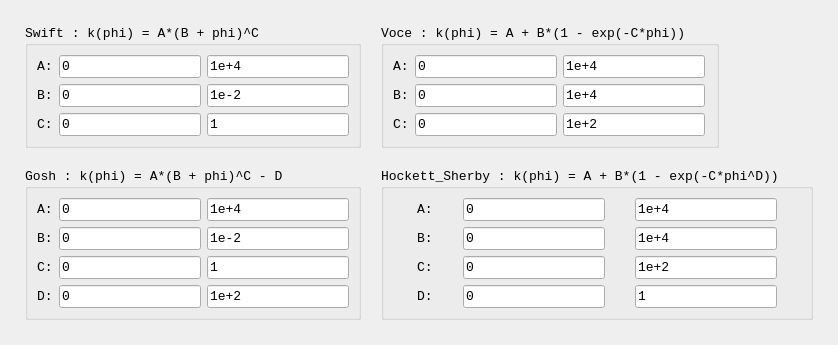
<?xml version="1.0" encoding="UTF-8"?>
<ui version="4.0">
 <class>Bounds</class>
 <widget class="QWidget" name="Bounds">
  <property name="geometry">
   <rect>
    <x>0</x>
    <y>0</y>
    <width>838</width>
    <height>345</height>
   </rect>
  </property>
  <property name="sizePolicy">
   <sizepolicy hsizetype="Fixed" vsizetype="Fixed">
    <horstretch>0</horstretch>
    <verstretch>0</verstretch>
   </sizepolicy>
  </property>
  <property name="font">
   <font>
    <family>Courier New</family>
    <pointsize>10</pointsize>
   </font>
  </property>
  <property name="windowTitle">
   <string>Bounds Setting</string>
  </property>
  <layout class="QGridLayout" name="gridLayout_5">
   <item row="0" column="0">
    <widget class="QGroupBox" name="groupBox_Swift">
     <property name="sizePolicy">
      <sizepolicy hsizetype="Fixed" vsizetype="Fixed">
       <horstretch>0</horstretch>
       <verstretch>0</verstretch>
      </sizepolicy>
     </property>
     <property name="title">
      <string>Swift : k(phi) = A*(B + phi)^C</string>
     </property>
     <layout class="QGridLayout" name="gridLayout">
      <item row="2" column="2">
       <widget class="QLineEdit" name="lineEdit_C_Swift_U">
        <property name="sizePolicy">
         <sizepolicy hsizetype="Fixed" vsizetype="Fixed">
          <horstretch>0</horstretch>
          <verstretch>0</verstretch>
         </sizepolicy>
        </property>
        <property name="text">
         <string>1</string>
        </property>
       </widget>
      </item>
      <item row="0" column="2">
       <widget class="QLineEdit" name="lineEdit_A_Swift_U">
        <property name="sizePolicy">
         <sizepolicy hsizetype="Fixed" vsizetype="Fixed">
          <horstretch>0</horstretch>
          <verstretch>0</verstretch>
         </sizepolicy>
        </property>
        <property name="text">
         <string>1e+4</string>
        </property>
       </widget>
      </item>
      <item row="1" column="0">
       <widget class="QLabel" name="label_B_Swift">
        <property name="sizePolicy">
         <sizepolicy hsizetype="Fixed" vsizetype="Fixed">
          <horstretch>0</horstretch>
          <verstretch>0</verstretch>
         </sizepolicy>
        </property>
        <property name="text">
         <string>B:</string>
        </property>
       </widget>
      </item>
      <item row="0" column="0">
       <widget class="QLabel" name="label_A_Swift">
        <property name="sizePolicy">
         <sizepolicy hsizetype="Fixed" vsizetype="Fixed">
          <horstretch>0</horstretch>
          <verstretch>0</verstretch>
         </sizepolicy>
        </property>
        <property name="text">
         <string>A:</string>
        </property>
       </widget>
      </item>
      <item row="1" column="2">
       <widget class="QLineEdit" name="lineEdit_B_Swift_U">
        <property name="sizePolicy">
         <sizepolicy hsizetype="Fixed" vsizetype="Fixed">
          <horstretch>0</horstretch>
          <verstretch>0</verstretch>
         </sizepolicy>
        </property>
        <property name="text">
         <string>1e-2</string>
        </property>
       </widget>
      </item>
      <item row="0" column="1">
       <widget class="QLineEdit" name="lineEdit_A_Swift_L">
        <property name="sizePolicy">
         <sizepolicy hsizetype="Fixed" vsizetype="Fixed">
          <horstretch>0</horstretch>
          <verstretch>0</verstretch>
         </sizepolicy>
        </property>
        <property name="text">
         <string>0</string>
        </property>
       </widget>
      </item>
      <item row="2" column="0">
       <widget class="QLabel" name="label_C_Swift">
        <property name="sizePolicy">
         <sizepolicy hsizetype="Fixed" vsizetype="Fixed">
          <horstretch>0</horstretch>
          <verstretch>0</verstretch>
         </sizepolicy>
        </property>
        <property name="text">
         <string>C:</string>
        </property>
       </widget>
      </item>
      <item row="2" column="1">
       <widget class="QLineEdit" name="lineEdit_C_Swift_L">
        <property name="sizePolicy">
         <sizepolicy hsizetype="Fixed" vsizetype="Fixed">
          <horstretch>0</horstretch>
          <verstretch>0</verstretch>
         </sizepolicy>
        </property>
        <property name="text">
         <string>0</string>
        </property>
       </widget>
      </item>
      <item row="1" column="1">
       <widget class="QLineEdit" name="lineEdit_B_Swift_L">
        <property name="sizePolicy">
         <sizepolicy hsizetype="Fixed" vsizetype="Fixed">
          <horstretch>0</horstretch>
          <verstretch>0</verstretch>
         </sizepolicy>
        </property>
        <property name="text">
         <string>0</string>
        </property>
       </widget>
      </item>
     </layout>
    </widget>
   </item>
   <item row="0" column="1">
    <widget class="QGroupBox" name="groupBox_Voce">
     <property name="sizePolicy">
      <sizepolicy hsizetype="Fixed" vsizetype="Fixed">
       <horstretch>0</horstretch>
       <verstretch>0</verstretch>
      </sizepolicy>
     </property>
     <property name="title">
      <string>Voce : k(phi) = A + B*(1 - exp(-C*phi))</string>
     </property>
     <layout class="QGridLayout" name="gridLayout_4">
      <item row="0" column="0">
       <widget class="QLabel" name="label_A_Voce">
        <property name="sizePolicy">
         <sizepolicy hsizetype="Fixed" vsizetype="Fixed">
          <horstretch>0</horstretch>
          <verstretch>0</verstretch>
         </sizepolicy>
        </property>
        <property name="text">
         <string>A:</string>
        </property>
       </widget>
      </item>
      <item row="0" column="1">
       <widget class="QLineEdit" name="lineEdit_A_Voce_L">
        <property name="sizePolicy">
         <sizepolicy hsizetype="Fixed" vsizetype="Fixed">
          <horstretch>0</horstretch>
          <verstretch>0</verstretch>
         </sizepolicy>
        </property>
        <property name="text">
         <string>0</string>
        </property>
       </widget>
      </item>
      <item row="0" column="2">
       <widget class="QLineEdit" name="lineEdit_A_Voce_U">
        <property name="sizePolicy">
         <sizepolicy hsizetype="Fixed" vsizetype="Fixed">
          <horstretch>0</horstretch>
          <verstretch>0</verstretch>
         </sizepolicy>
        </property>
        <property name="text">
         <string>1e+4</string>
        </property>
       </widget>
      </item>
      <item row="1" column="0">
       <widget class="QLabel" name="label_B_Voce">
        <property name="sizePolicy">
         <sizepolicy hsizetype="Fixed" vsizetype="Fixed">
          <horstretch>0</horstretch>
          <verstretch>0</verstretch>
         </sizepolicy>
        </property>
        <property name="text">
         <string>B:</string>
        </property>
       </widget>
      </item>
      <item row="1" column="1">
       <widget class="QLineEdit" name="lineEdit_B_Voce_L">
        <property name="sizePolicy">
         <sizepolicy hsizetype="Fixed" vsizetype="Fixed">
          <horstretch>0</horstretch>
          <verstretch>0</verstretch>
         </sizepolicy>
        </property>
        <property name="text">
         <string>0</string>
        </property>
       </widget>
      </item>
      <item row="1" column="2">
       <widget class="QLineEdit" name="lineEdit_B_Voce_U">
        <property name="sizePolicy">
         <sizepolicy hsizetype="Fixed" vsizetype="Fixed">
          <horstretch>0</horstretch>
          <verstretch>0</verstretch>
         </sizepolicy>
        </property>
        <property name="text">
         <string>1e+4</string>
        </property>
       </widget>
      </item>
      <item row="2" column="0">
       <widget class="QLabel" name="label_C_Voce">
        <property name="sizePolicy">
         <sizepolicy hsizetype="Fixed" vsizetype="Fixed">
          <horstretch>0</horstretch>
          <verstretch>0</verstretch>
         </sizepolicy>
        </property>
        <property name="text">
         <string>C:</string>
        </property>
       </widget>
      </item>
      <item row="2" column="1">
       <widget class="QLineEdit" name="lineEdit_C_Voce_L">
        <property name="sizePolicy">
         <sizepolicy hsizetype="Fixed" vsizetype="Fixed">
          <horstretch>0</horstretch>
          <verstretch>0</verstretch>
         </sizepolicy>
        </property>
        <property name="text">
         <string>0</string>
        </property>
       </widget>
      </item>
      <item row="2" column="2">
       <widget class="QLineEdit" name="lineEdit_C_Voce_U">
        <property name="sizePolicy">
         <sizepolicy hsizetype="Fixed" vsizetype="Fixed">
          <horstretch>0</horstretch>
          <verstretch>0</verstretch>
         </sizepolicy>
        </property>
        <property name="text">
         <string>1e+2</string>
        </property>
       </widget>
      </item>
     </layout>
    </widget>
   </item>
   <item row="1" column="0">
    <widget class="QGroupBox" name="groupBox_Gosh">
     <property name="sizePolicy">
      <sizepolicy hsizetype="Fixed" vsizetype="Fixed">
       <horstretch>0</horstretch>
       <verstretch>0</verstretch>
      </sizepolicy>
     </property>
     <property name="title">
      <string>Gosh : k(phi) = A*(B + phi)^C - D</string>
     </property>
     <layout class="QGridLayout" name="gridLayout_3">
      <item row="0" column="0">
       <widget class="QLabel" name="label_A_Gosh">
        <property name="sizePolicy">
         <sizepolicy hsizetype="Fixed" vsizetype="Fixed">
          <horstretch>0</horstretch>
          <verstretch>0</verstretch>
         </sizepolicy>
        </property>
        <property name="text">
         <string>A:</string>
        </property>
       </widget>
      </item>
      <item row="0" column="1">
       <widget class="QLineEdit" name="lineEdit_A_Gosh_L">
        <property name="sizePolicy">
         <sizepolicy hsizetype="Fixed" vsizetype="Fixed">
          <horstretch>0</horstretch>
          <verstretch>0</verstretch>
         </sizepolicy>
        </property>
        <property name="text">
         <string>0</string>
        </property>
       </widget>
      </item>
      <item row="0" column="2">
       <widget class="QLineEdit" name="lineEdit_A_Gosh_U">
        <property name="sizePolicy">
         <sizepolicy hsizetype="Fixed" vsizetype="Fixed">
          <horstretch>0</horstretch>
          <verstretch>0</verstretch>
         </sizepolicy>
        </property>
        <property name="text">
         <string>1e+4</string>
        </property>
       </widget>
      </item>
      <item row="1" column="0">
       <widget class="QLabel" name="label_B_Gosh">
        <property name="sizePolicy">
         <sizepolicy hsizetype="Fixed" vsizetype="Fixed">
          <horstretch>0</horstretch>
          <verstretch>0</verstretch>
         </sizepolicy>
        </property>
        <property name="text">
         <string>B:</string>
        </property>
       </widget>
      </item>
      <item row="1" column="1">
       <widget class="QLineEdit" name="lineEdit_B_Gosh_L">
        <property name="sizePolicy">
         <sizepolicy hsizetype="Fixed" vsizetype="Fixed">
          <horstretch>0</horstretch>
          <verstretch>0</verstretch>
         </sizepolicy>
        </property>
        <property name="text">
         <string>0</string>
        </property>
       </widget>
      </item>
      <item row="1" column="2">
       <widget class="QLineEdit" name="lineEdit_B_Gosh_U">
        <property name="sizePolicy">
         <sizepolicy hsizetype="Fixed" vsizetype="Fixed">
          <horstretch>0</horstretch>
          <verstretch>0</verstretch>
         </sizepolicy>
        </property>
        <property name="text">
         <string>1e-2</string>
        </property>
       </widget>
      </item>
      <item row="2" column="0">
       <widget class="QLabel" name="label_C_Gosh">
        <property name="sizePolicy">
         <sizepolicy hsizetype="Fixed" vsizetype="Fixed">
          <horstretch>0</horstretch>
          <verstretch>0</verstretch>
         </sizepolicy>
        </property>
        <property name="text">
         <string>C:</string>
        </property>
       </widget>
      </item>
      <item row="2" column="1">
       <widget class="QLineEdit" name="lineEdit_C_Gosh_L">
        <property name="sizePolicy">
         <sizepolicy hsizetype="Fixed" vsizetype="Fixed">
          <horstretch>0</horstretch>
          <verstretch>0</verstretch>
         </sizepolicy>
        </property>
        <property name="text">
         <string>0</string>
        </property>
       </widget>
      </item>
      <item row="2" column="2">
       <widget class="QLineEdit" name="lineEdit_C_Gosh_U">
        <property name="sizePolicy">
         <sizepolicy hsizetype="Fixed" vsizetype="Fixed">
          <horstretch>0</horstretch>
          <verstretch>0</verstretch>
         </sizepolicy>
        </property>
        <property name="text">
         <string>1</string>
        </property>
       </widget>
      </item>
      <item row="3" column="0">
       <widget class="QLabel" name="label_D_Gosh">
        <property name="sizePolicy">
         <sizepolicy hsizetype="Fixed" vsizetype="Fixed">
          <horstretch>0</horstretch>
          <verstretch>0</verstretch>
         </sizepolicy>
        </property>
        <property name="text">
         <string>D:</string>
        </property>
       </widget>
      </item>
      <item row="3" column="1">
       <widget class="QLineEdit" name="lineEdit_D_Gosh_L">
        <property name="sizePolicy">
         <sizepolicy hsizetype="Fixed" vsizetype="Fixed">
          <horstretch>0</horstretch>
          <verstretch>0</verstretch>
         </sizepolicy>
        </property>
        <property name="text">
         <string>0</string>
        </property>
       </widget>
      </item>
      <item row="3" column="2">
       <widget class="QLineEdit" name="lineEdit_D_Gosh_U">
        <property name="sizePolicy">
         <sizepolicy hsizetype="Fixed" vsizetype="Fixed">
          <horstretch>0</horstretch>
          <verstretch>0</verstretch>
         </sizepolicy>
        </property>
        <property name="text">
         <string>1e+2</string>
        </property>
       </widget>
      </item>
     </layout>
    </widget>
   </item>
   <item row="1" column="1">
    <widget class="QGroupBox" name="groupBox_HS">
     <property name="sizePolicy">
      <sizepolicy hsizetype="Fixed" vsizetype="Fixed">
       <horstretch>0</horstretch>
       <verstretch>0</verstretch>
      </sizepolicy>
     </property>
     <property name="title">
      <string>Hockett_Sherby : k(phi) = A + B*(1 - exp(-C*phi^D))</string>
     </property>
     <layout class="QGridLayout" name="gridLayout_2">
      <item row="0" column="0">
       <widget class="QLabel" name="label_A_HS">
        <property name="sizePolicy">
         <sizepolicy hsizetype="Fixed" vsizetype="Fixed">
          <horstretch>0</horstretch>
          <verstretch>0</verstretch>
         </sizepolicy>
        </property>
        <property name="text">
         <string>A:</string>
        </property>
       </widget>
      </item>
      <item row="0" column="1">
       <widget class="QLineEdit" name="lineEdit_A_HS_L">
        <property name="sizePolicy">
         <sizepolicy hsizetype="Fixed" vsizetype="Fixed">
          <horstretch>0</horstretch>
          <verstretch>0</verstretch>
         </sizepolicy>
        </property>
        <property name="text">
         <string>0</string>
        </property>
       </widget>
      </item>
      <item row="0" column="2">
       <widget class="QLineEdit" name="lineEdit_A_HS_U">
        <property name="sizePolicy">
         <sizepolicy hsizetype="Fixed" vsizetype="Fixed">
          <horstretch>0</horstretch>
          <verstretch>0</verstretch>
         </sizepolicy>
        </property>
        <property name="text">
         <string>1e+4</string>
        </property>
       </widget>
      </item>
      <item row="1" column="0">
       <widget class="QLabel" name="label_B_HS">
        <property name="sizePolicy">
         <sizepolicy hsizetype="Fixed" vsizetype="Fixed">
          <horstretch>0</horstretch>
          <verstretch>0</verstretch>
         </sizepolicy>
        </property>
        <property name="text">
         <string>B:</string>
        </property>
       </widget>
      </item>
      <item row="1" column="1">
       <widget class="QLineEdit" name="lineEdit_B_HS_L">
        <property name="sizePolicy">
         <sizepolicy hsizetype="Fixed" vsizetype="Fixed">
          <horstretch>0</horstretch>
          <verstretch>0</verstretch>
         </sizepolicy>
        </property>
        <property name="text">
         <string>0</string>
        </property>
       </widget>
      </item>
      <item row="1" column="2">
       <widget class="QLineEdit" name="lineEdit_B_HS_U">
        <property name="sizePolicy">
         <sizepolicy hsizetype="Fixed" vsizetype="Fixed">
          <horstretch>0</horstretch>
          <verstretch>0</verstretch>
         </sizepolicy>
        </property>
        <property name="text">
         <string>1e+4</string>
        </property>
       </widget>
      </item>
      <item row="2" column="0">
       <widget class="QLabel" name="label_C_HS">
        <property name="sizePolicy">
         <sizepolicy hsizetype="Fixed" vsizetype="Fixed">
          <horstretch>0</horstretch>
          <verstretch>0</verstretch>
         </sizepolicy>
        </property>
        <property name="text">
         <string>C:</string>
        </property>
       </widget>
      </item>
      <item row="2" column="1">
       <widget class="QLineEdit" name="lineEdit_C_HS_L">
        <property name="sizePolicy">
         <sizepolicy hsizetype="Fixed" vsizetype="Fixed">
          <horstretch>0</horstretch>
          <verstretch>0</verstretch>
         </sizepolicy>
        </property>
        <property name="text">
         <string>0</string>
        </property>
       </widget>
      </item>
      <item row="2" column="2">
       <widget class="QLineEdit" name="lineEdit_C_HS_U">
        <property name="sizePolicy">
         <sizepolicy hsizetype="Fixed" vsizetype="Fixed">
          <horstretch>0</horstretch>
          <verstretch>0</verstretch>
         </sizepolicy>
        </property>
        <property name="text">
         <string>1e+2</string>
        </property>
       </widget>
      </item>
      <item row="3" column="0">
       <widget class="QLabel" name="label_D_HS">
        <property name="sizePolicy">
         <sizepolicy hsizetype="Fixed" vsizetype="Fixed">
          <horstretch>0</horstretch>
          <verstretch>0</verstretch>
         </sizepolicy>
        </property>
        <property name="text">
         <string>D:</string>
        </property>
       </widget>
      </item>
      <item row="3" column="1">
       <widget class="QLineEdit" name="lineEdit_D_HS_L">
        <property name="sizePolicy">
         <sizepolicy hsizetype="Fixed" vsizetype="Fixed">
          <horstretch>0</horstretch>
          <verstretch>0</verstretch>
         </sizepolicy>
        </property>
        <property name="text">
         <string>0</string>
        </property>
       </widget>
      </item>
      <item row="3" column="2">
       <widget class="QLineEdit" name="lineEdit_D_HS_U">
        <property name="sizePolicy">
         <sizepolicy hsizetype="Fixed" vsizetype="Fixed">
          <horstretch>0</horstretch>
          <verstretch>0</verstretch>
         </sizepolicy>
        </property>
        <property name="text">
         <string>1</string>
        </property>
       </widget>
      </item>
     </layout>
    </widget>
   </item>
  </layout>
 </widget>
 <tabstops>
  <tabstop>lineEdit_A_Swift_L</tabstop>
  <tabstop>lineEdit_A_Swift_U</tabstop>
  <tabstop>lineEdit_B_Swift_L</tabstop>
  <tabstop>lineEdit_B_Swift_U</tabstop>
  <tabstop>lineEdit_C_Swift_L</tabstop>
  <tabstop>lineEdit_C_Swift_U</tabstop>
  <tabstop>lineEdit_A_Voce_L</tabstop>
  <tabstop>lineEdit_A_Voce_U</tabstop>
  <tabstop>lineEdit_B_Voce_L</tabstop>
  <tabstop>lineEdit_B_Voce_U</tabstop>
  <tabstop>lineEdit_C_Voce_L</tabstop>
  <tabstop>lineEdit_C_Voce_U</tabstop>
  <tabstop>lineEdit_A_Gosh_L</tabstop>
  <tabstop>lineEdit_A_Gosh_U</tabstop>
  <tabstop>lineEdit_B_Gosh_L</tabstop>
  <tabstop>lineEdit_B_Gosh_U</tabstop>
  <tabstop>lineEdit_C_Gosh_L</tabstop>
  <tabstop>lineEdit_C_Gosh_U</tabstop>
  <tabstop>lineEdit_D_Gosh_L</tabstop>
  <tabstop>lineEdit_D_Gosh_U</tabstop>
  <tabstop>lineEdit_A_HS_L</tabstop>
  <tabstop>lineEdit_A_HS_U</tabstop>
  <tabstop>lineEdit_B_HS_L</tabstop>
  <tabstop>lineEdit_B_HS_U</tabstop>
  <tabstop>lineEdit_C_HS_L</tabstop>
  <tabstop>lineEdit_C_HS_U</tabstop>
  <tabstop>lineEdit_D_HS_L</tabstop>
  <tabstop>lineEdit_D_HS_U</tabstop>
 </tabstops>
 <resources/>
 <connections/>
 <slots>
  <signal>radioButton_Bounds(bool)</signal>
  <slot>on_Bounds_checked(bool)</slot>
 </slots>
</ui>
